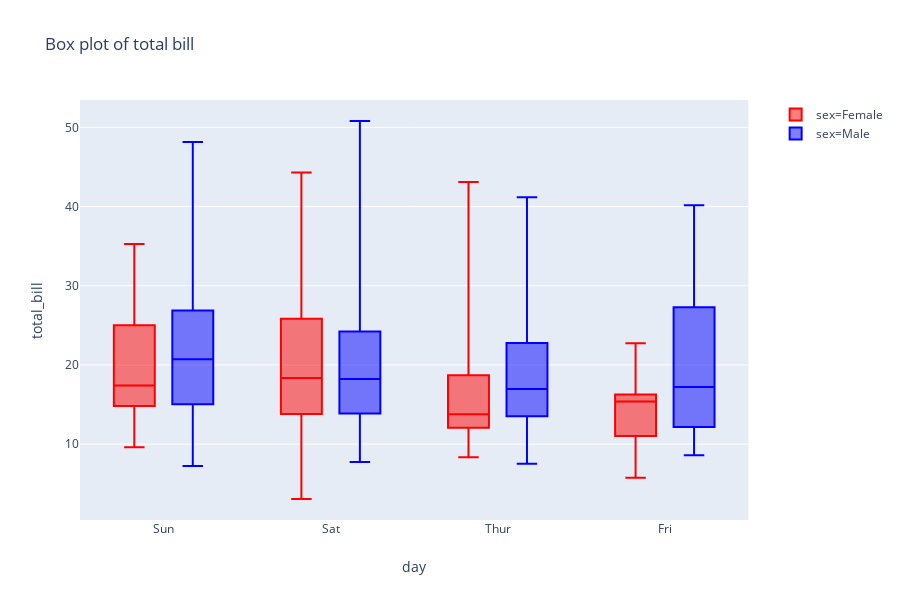

Notebook code cell kept with this figure:
### Markdown cell above
### Pakiet *plotly* - interaktywnie z javascript

### Code cell
import plotly.express as px
tips = tips
fig = px.box(tips, x="day", y="total_bill", color='sex',
             notched=False, # used notched shape
             title="Box plot of total bill",
#              hover_data=["day"] # add day column to hover data
                color_discrete_map={'Female':'red','Male':'blue'},
             points=False
            )
fig.show()

### Figure 1 — Plotly figure (JSON) as saved in the notebook; plotly's stock layout.template omitted (floating-point values rounded to 4 significant figures; data arrays with more than 128 entries replaced by an {"elided": "..."} marker saying what was removed)
{"data": [{"alignmentgroup": "True", "boxpoints": false, "hoverlabel": {"namelength": 0}, "hovertemplate": "sex=Female<br>day=%{x}<br>total_bill=%{y}", "legendgroup": "sex=Female", "marker": {"color": "red"}, "name": "sex=Female", "notched": false, "offsetgroup": "sex=Female", "orientation": "v", "showlegend": true, "type": "box", "x": ["Sun", "Sun", "Sun", "Sun", "Sun", "Sun", "Sat", "Sat", "Sat", "Sat", "Sat", "Sat", "Sun", "Sun", "Sat", "Sat", "Sat", "Sat", "Sat", "Sat", "Sat", "Thur", "Thur", "Fri", "Fri", "Fri", "Fri", "Fri", "Sat", "Sat", "Sat", "Sat", "Sat", "Sun", "Sun", "Thur", "Thur", "Thur", "Thur", "Thur", "Thur", "Thur", "Thur", "Thur", "Thur", "Thur", "Thur", "Thur", "Thur", "Thur", "Thur", "Thur", "Thur", "Thur", "Thur", "Thur", "Thur", "Sun", "Sun", "Sun", "Sun", "Sun", "Sat", "Sat", "Sun", "Sun", "Sun", "Thur", "Thur", "Thur", "Thur", "Thur", "Thur", "Thur", "Sat", "Sat", "Sat", "Sat", "Sat", "Fri", "Fri", "Fri", "Fri", "Sat", "Sat", "Sat", "Thur"], "x0": " ", "xaxis": "x", "y": [16.99, 24.59, 35.26, 14.83, 10.33, 16.97, 20.29, 15.77, 19.65, 15.06, 20.69, 16.93, 10.29, 34.81, 26.41, 16.45, 3.07, 17.07, 26.86, 25.28, 14.73, 10.07, 34.83, 5.75, 16.32, 22.75, 11.35, 15.38, 44.3, 22.42, 20.92, 14.31, 7.25, 25.71, 17.31, 10.65, 12.43, 24.08, 13.42, 12.48, 29.8, 14.52, 11.38, 20.27, 11.17, 12.26, 18.26, 8.51, 10.33, 14.15, 13.16, 17.47, 27.05, 16.43, 8.35, 18.64, 11.87, 29.85, 25, 13.39, 16.21, 17.51, 10.59, 10.63, 9.6, 20.9, 18.15, 19.81, 43.11, 13, 12.74, 13, 16.4, 16.47, 12.76, 13.27, 28.17, 12.9, 30.14, 13.42, 15.98, 16.27, 10.09, 22.12, 35.83, 27.18, 18.78], "y0": " ", "yaxis": "y"}, {"alignmentgroup": "True", "boxpoints": false, "hoverlabel": {"namelength": 0}, "hovertemplate": "sex=Male<br>day=%{x}<br>total_bill=%{y}", "legendgroup": "sex=Male", "marker": {"color": "blue"}, "name": "sex=Male", "notched": false, "offsetgroup": "sex=Male", "orientation": "v", "showlegend": true, "type": "box", "x": {"elided": "157 str values"}, "x0": " ", "xaxis": "x", "y": {"elided": "157 float values"}, "y0": " ", "yaxis": "y"}], "layout": {"boxmode": "group", "height": 600, "legend": {"tracegroupgap": 0}, "title": {"text": "Box plot of total bill"}, "xaxis": {"anchor": "y", "domain": [0, 0.98], "title": {"text": "day"}}, "yaxis": {"anchor": "x", "domain": [0, 1], "title": {"text": "total_bill"}}}}
